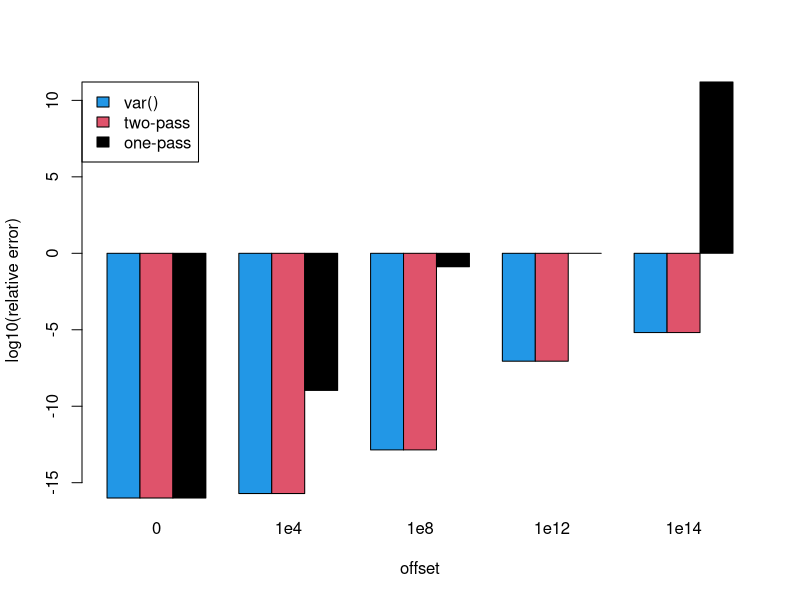
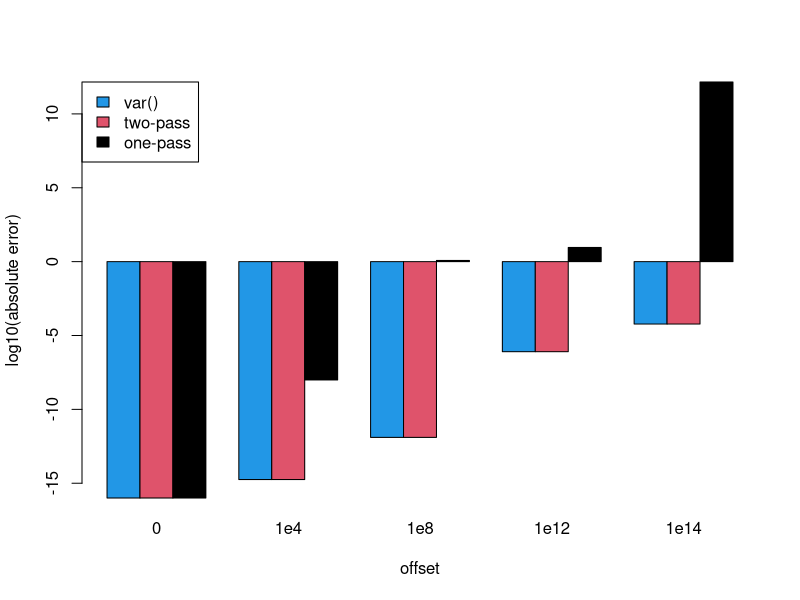

Write R code to recreate these figures, in order.
## ---- chunk 1
# Set seed to '1' and generate random sample
set.seed(1)

# Generate random sample 'z' with mean '0' and standard deviation '3'
z <- rnorm(100000, mean = 0, sd = 3) 

# Define offsets to be added to the random sample
offsets <- c(0, 1e4, 1e8, 1e12, 1e14)
## ---- chunk 2

# Define two-pass algorithm for sample variance
two_pass_variance <- function(data) {
  n <- length(data)
  sum((data - mean(data))^2) / (n - 1)
}

# Define one-pass formula for sample variance
one_pass_variance <- function(data) {
  n <- length(data)
  (sum(data^2) - sum(data)^2 / n) / (n - 1)
}
## ---- chunk 3

# Create a data frame to store results for each offset
Data_Frame <- data.frame (
  offsets = offsets,
  var = NA,
  two_pass_algorithm = NA,
  one_pass_formula = NA
)

# Loop over each offset and compute variances using different methods
for (i in seq_along(offsets)) {
    x <- offsets[i] + z  # Add offset to the random sample
    Data_Frame$var[i] <- var(x)
    Data_Frame$two_pass_algorithm[i] <- two_pass_variance(x)
    Data_Frame$one_pass_formula[i] <- one_pass_variance(x)
}

print(Data_Frame, digits = 10)
## ---- chunk 4
var_z <- var(z)

# Compute absolute errors for each method compared to var(z)
Data_Frame$abs_err_var <- abs(Data_Frame$var - var_z)
Data_Frame$abs_err_two <- abs(Data_Frame$two_pass_algorithm - var_z)
Data_Frame$abs_err_one <- abs(Data_Frame$one_pass_formula - var_z)

# Compute relative errors
Data_Frame$rel_err_var <- Data_Frame$abs_err_var / var_z
Data_Frame$rel_err_two <- Data_Frame$abs_err_two / var_z
Data_Frame$rel_err_one <- Data_Frame$abs_err_one / var_z

print(Data_Frame[c("offsets", "rel_err_var", "rel_err_two", "rel_err_one")], digits = 3)
## ---- chunk 5
cols <- c("0", "1e4", "1e8", "1e12", "1e14")
leg <- c("var()", "two-pass", "one-pass")

rel <- rbind(Data_Frame$rel_err_var, Data_Frame$rel_err_two, Data_Frame$rel_err_one)
abs_err <- rbind(Data_Frame$abs_err_var, Data_Frame$abs_err_two, Data_Frame$abs_err_one)
colnames(rel) <- colnames(abs_err) <- cols

barplot(log10(pmax(rel, 1e-16)), beside = TRUE, col = c(4, 2, 1),
        xlab = "offset", ylab = "log10(relative error)",
        legend.text = leg, args.legend = list(x = "topleft"))

barplot(log10(pmax(abs_err, 1e-16)), beside = TRUE, col = c(4, 2, 1),
        xlab = "offset", ylab = "log10(absolute error)",
        legend.text = leg, args.legend = list(x = "topleft"))
## ---- chunk 6
# Set seed to '1' and generate random sample
x <- c(5, 8, 10, 20, 30, 40)
## ---- chunk 7
# Upper-tail probability in three different ways

# via complement
p1 <- 1 - pnorm(x)
# direct
p2 <- pnorm(x, lower.tail = FALSE)
# log-scale
lp <- pnorm(x, lower.tail = FALSE, log.p = TRUE) 

# Collect the three results in a data frame
print(data.frame(x, p1, p2, lp), digits = 5)
## ---- chunk 8
# Determine relative error
rel_err <- abs(p1 - p2) / p2

# Collect the results in a data frame
print(data.frame(x, p1, p2, rel_err), digits = 5)

# Identify the first x where the relative error exceeds 5%
x[which(rel_err > 0.05)[1]]
# First x where p1 returns exactly 0
x[which(p1 == 0)[1]]
## ---- chunk 9
# Recover a probability from the log-probability using `exp()`
lp_recovered <- exp(lp)

# Create a data frame to store results for each method
results_df <- data.frame( x = x,
  minus_pnorm = p1,
  pnorm_lower_tail_FALSE = p2,
  log_p = lp,
  log_p_recovered = lp_recovered
) 

# Ouput the results
print(results_df)
## ---- chunk 10
lp9 <- pnorm(9, lower.tail = FALSE, log.p = TRUE)
lp9
exp(lp9)
1 - pnorm(9)
## ---- chunk 11
set.seed(2)

y <- rbinom(5000, size = 1, prob = 0.03)
p1 <- 0.03
p2 <- 0.035
## ---- chunk 12
# Define likelihood function for Bernoulli distribution
L <- function(p) {
    prod(p^y * (1 - p)^(1 - y))
}

# Compute the likelihoods for p1 and p2
L_p1 <- L(p1)
L_p2 <- L(p2)

# Collect the results in a vector
c(L_p1, L_p2)
## ---- chunk 13
# Define log-likelihood function for Bernoulli distribution
l <- function(p) {
  sum(y * log(p) + (1 - y) * log(1 - p))
}

# Compute the log-likelihoods for p1 and p2
l_p1 <- l(p1)
l_p2 <- l(p2)

# Collect the results in a vector again
c(l_p1, l_p2)
## ---- chunk 14
# Compare the two models using the direct likelihoods
L(p1) == L(p2)
## ---- chunk 15
# Compare the two models using the log-likelihoods
l(p1) - l(p2)
exp(l(p1) - l(p2))
## ---- chunk 16
log_ratio <- l(p1) - l(p2)

print(log_ratio)
## ---- chunk 17
ratio <- exp(l(p1) - l(p2))

c(log_ratio, ratio)
## ---- chunk 18
# Set seed to '3' (makes the draw reproducible)
set.seed(3) 

# Define n and draw n random numbers from a standard normal distribution
n <- 5000
u <- rnorm(n) 

# x1 and x2 share u and differ only by noise with sd 1e-4
x1 <- 1e8 + u
x2 <- 1e8 + u + rnorm(n, sd = 1e-4) 

# x1 and x2 as columns into a 5000 x 2 matrix
X <- cbind(x1, x2)

# Dimension of X
dim(X)
## ---- chunk 19
# Sample covariance matrix of X (divisor n - 1)
Cov_X <- cov(X)

# This is the output of cov(X)
print(Cov_X)
## ---- chunk 20
# Correlation of x1 and x2
Corr_X <- cor(x1, x2)

# This is the output of cor(X) with 15 digits
print(Corr_X, digits = 15)

# Correlations distance from 1
print(1 - Corr_X)
## ---- chunk 21
# Eigenvalues of `covariance matrix` of X
e <- eigen(Cov_X, symmetric = TRUE)

e$values # numeric vector: 2.025956e+00 4.992561e-09
## ---- chunk 22
# Mean of each column of the matrix X (Two entries, one per column of X)
mean_X <- colMeans(X)

# One-pass covariance with sample correction
# Crossprod(X)/n is E(x_i x_j) and tcrossprod(m) is E(x_i)E(x_j)
one_pass_cov <- (crossprod(X) / n - tcrossprod(mean_X)) * n / (n - 1)

# `digits = 15`
print(one_pass_cov, digits = 15)
## ---- chunk 23
# Absolute and relative error of the one-pass result, cov(X) as reference
abs_err <- abs(one_pass_cov - Cov_X)
rel_err <- abs_err / abs(Cov_X)

print(abs_err)
print(rel_err)
## ---- chunk 24
# Setup of exercise sheet, which centres the columns of matrix X
Xc <- scale(X, center = TRUE, scale = FALSE)

# Mean of each column of the centred matrix Xc
mean_Xc <- colMeans(Xc)

# Like before compute covariance of centred matrix Xc 
# using algebraic one-pass identity with sample corrections
one_pass_cov_c <- (crossprod(Xc) / n - tcrossprod(mean_Xc)) * n / (n - 1)

# Ouput with digits = 15
print(one_pass_cov_c, digits = 15)

# Compare with cov(X) as reference
abs_err_c <- abs(one_pass_cov_c - Cov_X)
rel_err_c <- abs_err_c / abs(Cov_X)

print(abs_err_c)
print(rel_err_c)
## ---- chunk 25
# Set seed to '42' and generate random sample
set.seed(42)
## ---- chunk 26
# Set parameters
n <- 1000
p <- 5

# Independent standard normals 
Z_raw <- matrix(data = rnorm(n * p), nrow = n, ncol = p)

# Non-diagonal covariance matrix
A <- matrix(data = rnorm(p * p), nrow = p, ncol = p)
Sigma_true <- crossprod(A) + diag(p) # ensures positive definiteness

# Use Cholesky decomposition `chol()` on symmetric, positive definite matrix
R <- chol(Sigma_true)

# Mix the independent columns linearly so that X has covariance Sigma_true
X <- Z_raw %*% R

# Centre the data
Xc <- sweep(X, 2, colMeans(X))

# Covariance matrix S
S <- cov(Xc)

print("Sample Covariance Matrix S:")
print(S)

# Inspect S and compare to Sigma_true
round(S, digits = 2)
round(Sigma_true, digits = 2)

abs(S - Sigma_true)
## ---- chunk 27
# Compute the eigendecomposition of S
eig <- eigen(S) 
lambda <- eig$values 
Q <- eig$vectors

# Compute the PCA whitening matrix and whitened data
W_pca <- diag(1 / sqrt(lambda)) %*% t(Q) 
Z_pca <- Xc %*% t(W_pca)

# Whitened data should have identity covariance
cov_pca <- cov(Z_pca)
print(cov_pca)

# Rounded for better readability
round(cov_pca, digits = 10)
## ---- chunk 28
# Compute the ZCA whitening matrix and whitened data like given in the lecture notes
W_zca <- Q %*% diag(1 / sqrt(lambda)) %*% t(Q) 
Z_zca <- Xc %*% t(W_zca)

# Whitened data should have identity covariance
cov_zca <- cov(Z_zca)
print(cov_zca)

# Rounded for better readability
round(cov(Z_zca), 10)
## ---- chunk 29
# chol() computes the cholesky factorization of S, returning the upper triangular matrix U such that S = U^T U
U <- chol(S)
L <- t(U)
W_chol <- solve(L)

# Whitened data
Z_chol <- Xc %*% t(W_chol)
# Sample covariance of the whitened data
cov_chol <- cov(Z_chol) 

# Rounded for better readability
round(cov_chol, 10)
## ---- chunk 30
# Matrix multiplication of L with itself. Check if it equals S
isTRUE(all.equal(L %*% L, S))

# Matrix multiplication of L with L transpose.
isTRUE(all.equal(L %*% t(L), S))
## ---- chunk 31
Zs <- list(PCA = Z_pca, ZCA = Z_zca, Cholesky = Z_chol)

isTRUE(all.equal(Z_pca, Z_zca))
isTRUE(all.equal(Z_pca, Z_chol))
## ---- chunk 32
round(cov_pca, 2)
round(cov_zca, 2)
round(cov_chol, 2)
## ---- chunk 33
# Create a copy of X and 
# make the fifth variable almost equal to the first
X2 <- X
X2[, 5] <- X2[, 1] + 1e-7 * rnorm(n)

# Centre the new data and compute its covariance matrix
X2c <- scale(X2, center = TRUE, scale = FALSE)
CovX2 <- cov(X2c)

# Compute the eigenvalues and condition number of CovX2
e2 <- eigen(CovX2)
lambda2 <- e2$values
Q2 <- e2$vectors  
kap <- kappa(CovX2, exact = TRUE)

print(lambda2)
print(kap)
## ---- chunk 34
# PCA and ZCA whitening matrices
W2 <- list(
  PCA = diag(1 / sqrt(lambda2)) %*% t(Q2),
  ZCA = Q2 %*% diag(1 / sqrt(lambda2)) %*% t(Q2)
)
Z2 <- lapply(W2, function(W) X2c %*% t(W))

# whitening matrices
round(W2$PCA, 2)
round(W2$ZCA, 2)

# Cholesky whitening matrix
# chol() fails if CovX2 is not numerically positive definite
U2 <- tryCatch(chol(CovX2), error = function(e) NULL)
is.null(U2)

L2 <- t(U2)
W2_chol <- solve(L2)

# Whitened data
Z2_chol <- X2c %*% t(W2_chol)

# whitening matrix
round(W2_chol, 2)
## ---- chunk 35
# Covariance of the whitened data for PCA and ZCA
cov2 <- lapply(Z2, cov)

# covariance of the whitened data for Cholesky
cov2_chol <- cov(Z2_chol)
round(cov2_chol, 2) # Rounded for better readability

# Covariance of the whitened data for PCA and ZCA 
# rounded for better readability
lapply(cov2, round, 2)
